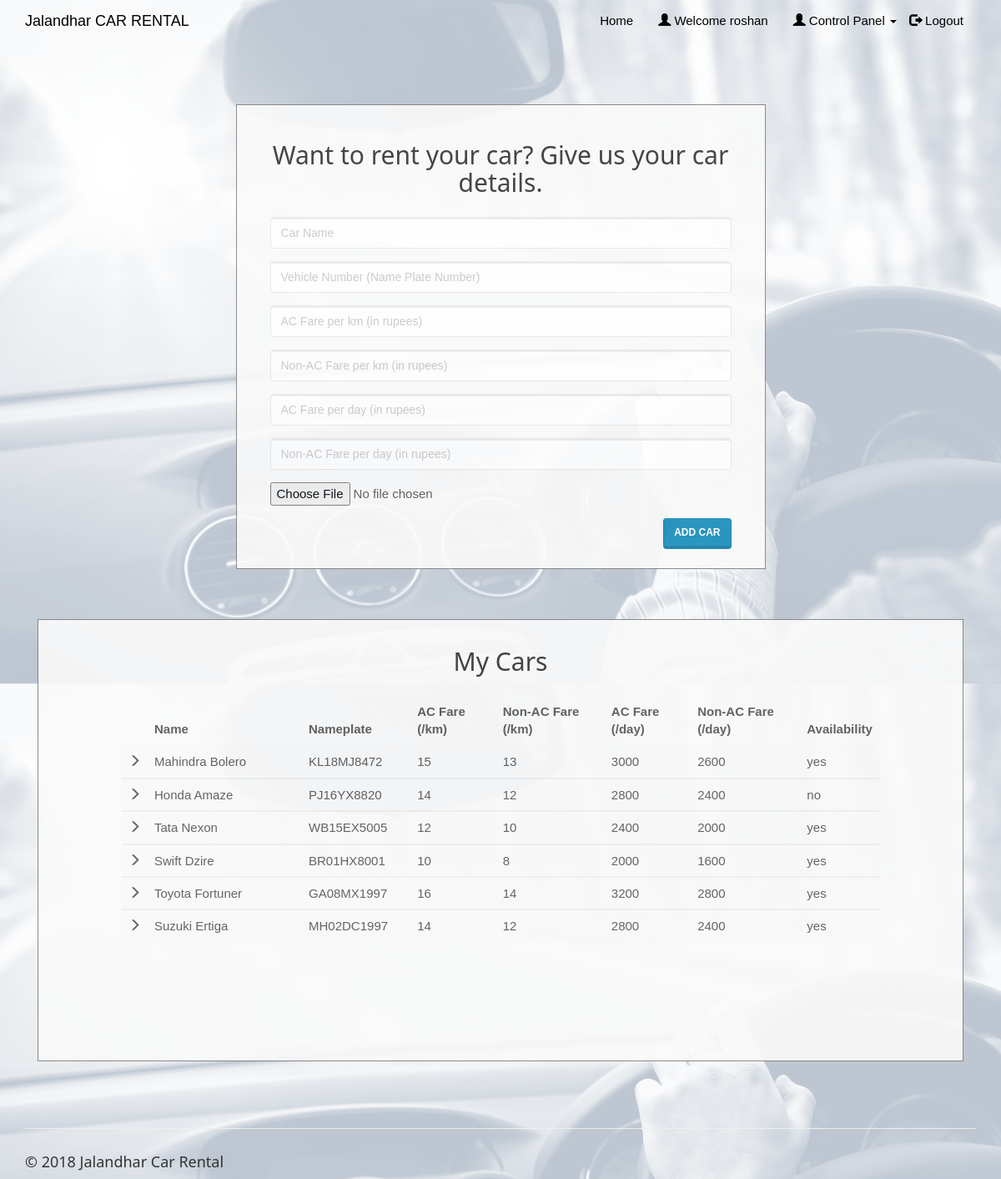
The app's page /entercar.php (signed in) with its own data.
### tables this page shows
CREATE TABLE `cars` (
  `car_id` int(20) NOT NULL,
  `car_name` varchar(50) NOT NULL,
  `car_nameplate` varchar(50) NOT NULL,
  `car_img` varchar(50) DEFAULT 'NA',
  `ac_price` float NOT NULL,
  `non_ac_price` float NOT NULL,
  `ac_price_per_day` float NOT NULL,
  `non_ac_price_per_day` float NOT NULL,
  `car_availability` varchar(10) NOT NULL
);

### entercar.php (the view, shortened to what this page needs)
<!DOCTYPE html>
<html>
<?php
include('session_client.php'); ?>
<head>
    <link rel="stylesheet" href="assets/bootstrap/css/bootstrap.min.css">
    <link rel="stylesheet" href="assets/fonts/font-awesome.min.css">
    <link rel="stylesheet" type="text/css" href="assets/css/customerlogin.css">
    <link rel="stylesheet" href="assets/w3css/w3.css">
    <link rel="stylesheet" type="text/css" media="screen" href="assets/css/clientpage.css" />
</head>
<body>
    <nav class="navbar navbar-custom navbar-fixed-top" role="navigation" style="color: black">
        <div class="container">
            <div class="navbar-header">
                <a class="navbar-brand page-scroll" href="index.php">
                   Jalandhar CAR RENTAL </a>
            </div>
            <?php
                if(isset($_SESSION['login_client'])){
            ?>
            <div class="collapse navbar-collapse navbar-right navbar-main-collapse">
                <ul class="nav navbar-nav">
                    <li>
                        <a href="index.php">Home</a>
                    </li>
                    <li>
                        <a href="#"><span class="glyphicon glyphicon-user"></span> Welcome <?php echo $_SESSION['login_client']; ?></a>
                    </li>
                    <li>
                    <ul class="nav navbar-nav navbar-right">
            <li><a href="#" class="dropdown-toggle active" data-toggle="dropdown" role="button" aria-haspopup="true" aria-expanded="false"><span class="glyphicon glyphicon-user"></span> Control Panel <span class="caret"></span> </a>
            </li>
          </ul>
                    </li>
                    <li>
                        <a href="logout.php"><span class="glyphicon glyphicon-log-out"></span> Logout</a>
                    </li>
                </ul>
            </div>
            <?php
                }
                ?>
        </div>
    </nav>
    <div class="container" style="margin-top: 65px;" >
    <div class="col-md-7" style="float: none; margin: 0 auto;">
      <div class="form-area">
        <form role="form" action="entercar1.php" enctype="multipart/form-data" method="POST">
        <br style="clear: both">
          <h3 style="margin-bottom: 25px; text-align: center; font-size: 30px;"> Want to rent your car? Give us your car details. </h3>
          <div class="form-group">
            <input type="text" class="form-control" id="car_name" name="car_name" placeholder="Car Name " required autofocus="">
          </div>
          <div class="form-group">
            <input type="text" class="form-control" id="car_nameplate" name="car_nameplate" placeholder="Vehicle Number (Name Plate Number)" required>
          </div>
          <div class="form-group">
            <input type="text" class="form-control" id="ac_price" name="ac_price" placeholder="AC Fare per km (in rupees)" required>
          </div>
          <div class="form-group">
            <input type="text" class="form-control" id="non_ac_price" name="non_ac_price" placeholder="Non-AC Fare per km (in rupees)" required>
          </div>
          <div class="form-group">
            <input type="text" class="form-control" id="ac_price_per_day" name="ac_price_per_day" placeholder="AC Fare per day (in rupees)" required>
          </div>
          <div class="form-group">
            <input type="text" class="form-control" id="non_ac_price_per_day" name="non_ac_price_per_day" placeholder="Non-AC Fare per day (in rupees)" required>
          </div>
          <div class="form-group">
            <input name="uploadedimage" type="file">
          </div>
           <button type="submit" id="submit" name="submit" class="btn btn-primary pull-right"> Add car</button>
        </form>
      </div>
    </div>
        <div class="col-md-12" style="float: none; margin: 0 auto;">
    <div class="form-area" style="padding: 0px 100px 100px 100px;">
        <form action="" method="POST">
        <br style="clear: both">
          <h3 style="margin-bottom: 25px; text-align: center; font-size: 30px;"> My Cars </h3>
<?php
$user_check=$_SESSION['login_client'];
$sql = "SELECT * FROM cars WHERE car_id IN (SELECT car_id FROM clientcars WHERE client_username='$user_check');";
$result = mysqli_query($conn, $sql);
if (mysqli_num_rows($result) > 0) {
  ?>
<div style="overflow-x:auto;">
  <table class="table table-striped">
    <thead class="thead-dark">
      <tr>
        <th></th>
        <th width="24%"> Name</th>
        <th width="15%"> Nameplate </th>
        <th width="13%"> AC Fare (/km) </th>
        <th width="17%"> Non-AC Fare (/km)</th>
        <th width="13%"> AC Fare (/day)</th>
        <th width="17%"> Non-AC Fare (/day)</th>
        <th width="1%"> Availability </th>
      </tr>
    </thead>
    <?PHP
      while($row = mysqli_fetch_assoc($result)){
    ?>
  <tbody>
    <tr>
      <td> <span class="glyphicon glyphicon-menu-right"></span> </td>
      <td><?php echo $row["car_name"]; ?></td>
      <td><?php echo $row["car_nameplate"]; ?></td>
      <td><?php echo $row["ac_price"]; ?></td>
      <td><?php echo $row["non_ac_price"]; ?></td>
      <td><?php echo $row["ac_price_per_day"]; ?></td>
      <td><?php echo $row["non_ac_price_per_day"]; ?></td>
      <td><?php echo $row["car_availability"]; ?></td>
    </tr>
  </tbody>
  <?php } ?>
  </table>
  </div>
    <br>
  <?php } else { ?>
  <h4><center>0 Cars available</center> </h4>
  <?php } ?>
        </form>
</div>
        </div>
    </div>
</body>
<footer class="site-footer">
        <div class="container">
            <hr>
            <div class="row">
                <div class="col-sm-6">
                    <h5>© 2018 Jalandhar Car Rental</h5>
                </div>
            </div>
        </div>
    </footer>
</html>

### assets/css/customerlogin.css (style rules this page uses)
body, html { height: 100%; }
body { padding-top: 50px; background: url("../../assets/img/forcustomer.png"); background-size: 100%; }
footer { display: block; }

### assets/w3css/w3.css (style rules this page uses)
*,*:before,*:after { box-sizing:inherit }
html { -ms-text-size-adjust:100%;-webkit-text-size-adjust:100% }
body { margin:0 }
article,aside,details,figcaption,figure,footer,header,main,menu,nav,section,summary { display:block }
a { background-color:transparent;-webkit-text-decoration-skip:objects }
hr { box-sizing:content-box;height:0;overflow:visible }
button,input,select,textarea { font:inherit;margin:0 }
button,input { overflow:visible }
button,select { text-transform:none }
button,html [type=button],[type=reset],[type=submit] { -webkit-appearance:button }
html,body { font-family:Verdana,sans-serif;font-size:15px;line-height:1.5 }
html { overflow-x:hidden }
h3 { font-size:24px }
h5 { font-size:18px }
h1,h2,h3,h4,h5,h6 { font-family:"Segoe UI",Arial,sans-serif;font-weight:400;margin:10px 0 }
hr { border:0;border-top:1px solid #eee;margin:20px 0 }
a { color:inherit }

### assets/css/clientpage.css (style rules this page uses)
.form-area { background-color: #FAFAFA; padding: 10px 40px 60px; margin: 10px 0px 60px; border: 1px solid GREY; opacity: 0.9; }

### records on screen
cars: car_name "Mahindra Bolero", car_nameplate "KL18MJ8472", ac_price "15", non_ac_price "13", ac_price_per_day "3000", non_ac_price_per_day "2600", car_availability "yes"
cars: car_name "Honda Amaze", car_nameplate "PJ16YX8820", ac_price "14", non_ac_price "12", ac_price_per_day "2800", non_ac_price_per_day "2400", car_availability "no"
cars: car_name "Tata Nexon", car_nameplate "WB15EX5005", ac_price "12", non_ac_price "10", ac_price_per_day "2400", non_ac_price_per_day "2000", car_availability "yes"
cars: car_name "Swift Dzire", car_nameplate "BR01HX8001", ac_price "10", non_ac_price "8", ac_price_per_day "2000", non_ac_price_per_day "1600", car_availability "yes"
cars: car_name "Toyota Fortuner", car_nameplate "GA08MX1997", ac_price "16", non_ac_price "14", ac_price_per_day "3200", non_ac_price_per_day "2800", car_availability "yes"
cars: car_name "Suzuki Ertiga", car_nameplate "MH02DC1997", ac_price "14", non_ac_price "12", ac_price_per_day "2800", non_ac_price_per_day "2400", car_availability "yes"

### other values on screen
$_SESSION['login_client'] "roshan"
